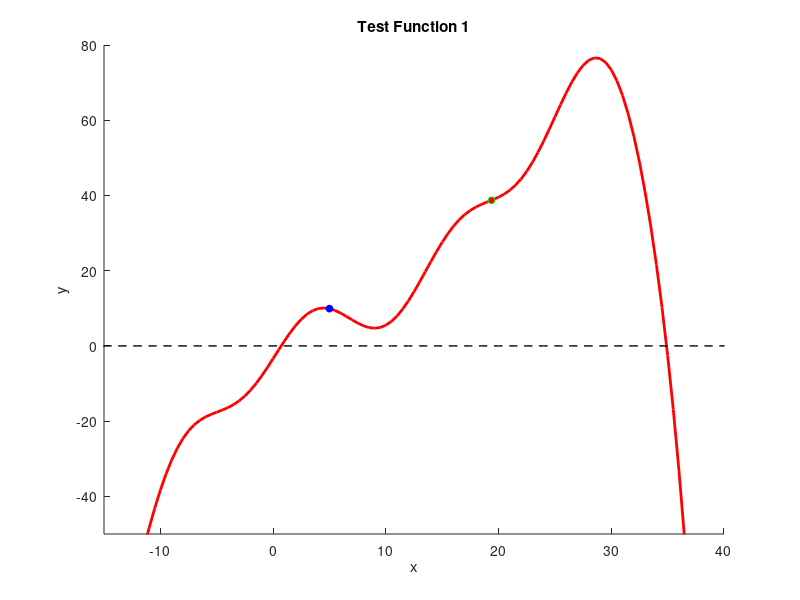

This chart was generated by the following MATLAB code:
%template for testing your basic root finding implementations
function newtonsolver()
    clf
    xvals = linspace(-50,50,201);
    [yvals,~] = test_func01(xvals);

    hold on
    axis([-15,40,-50,80]);
    plot(xvals,yvals,'r','linewidth',2);
    plot(xvals,0*xvals,'k--','linewidth',1);
    xlabel('x'); ylabel('y'); title('Test Function 1');

    

   

    %Newton's method example test
    x0_guess = 5;
    plot(x0_guess,test_func01(x0_guess),'bo','markerfacecolor','b','markersize',5);

    x_sol = newton_solver(@test_func01,x0_guess);
    plot(x_sol,test_func01(x_sol),'go','markerfacecolor','r','markersize',5);
    

    %Secant method example test
    % x0_guess = -5;
    % x1_guess = 2;
    % plot(x0_guess,test_func01(x0_guess),'bo','markerfacecolor','b','markersize',5);
    % plot(x1_guess,test_func01(x1_guess),'ko','markerfacecolor','k','markersize',5);
    % 
    % x_sol = secant_solver(@test_func01,x0_guess,x1_guess);
    % plot(x_sol,test_func01(x_sol),'go','markerfacecolor','g','markersize',5);

    %Bisection method example test
    % x_left = -5;
    % x_right = 2;
    % plot(x_left,test_func01(x_left),'bo','markerfacecolor','b','markersize',5);
    % plot(x_right,test_func01(x_right),'ko','markerfacecolor','k','markersize',5);
    % 
    % x_sol = bisection_solver(@test_func01,x_left,x_right);
    % plot(x_sol,test_func01(x_sol),'go','markerfacecolor','g','markersize',5);
end


%Definition of the test function and its derivative (as a single function):
%This definition uses the function keyword
%when passing this function as an argument to a solver,
%you'll need to use the handle operator
%ex. solver(@test_func01,x_guess)
function [fval,dfdx] = test_func01(x)
    fval = (x.^3)/100 - (x.^2)/8 + 2*x + 6*sin(x/2+6) -.7 - exp(x/6);
    dfdx = 3*(x.^2)/100 - 2*x/8 + 2 +(6/2)*cos(x/2+6) - exp(x/6)/6;
end


function x = bisection_solver(fun,x_left,x_right)
    x = x_left+1; %this is just dummy code. replace this with your code
end

%Note that fun(x) should output [f,dfdx], where dfdx is the derivative of f
function x = newton_solver(fun,x0)    
    x_current = x0;
    while true
        [f, dfdx] = fun(x_current);
    
        x_new = x_current - f/dfdx;
    
        if (x_current - x_new) < 1e-4
            x = x_new;
            break
        end

        if dfdx < 1e-3
            disp('Error: Denominator in update step is zero')
            break
        end

        if abs(x_new - x_current) > 100
            disp('Error: Updated stepsize is huge')
        end

        x_current = x_new;
    end

end

function x = secant_solver(fun,x0, x1)
    x = x0+1; %this is just dummy code. replace this with your code
end
